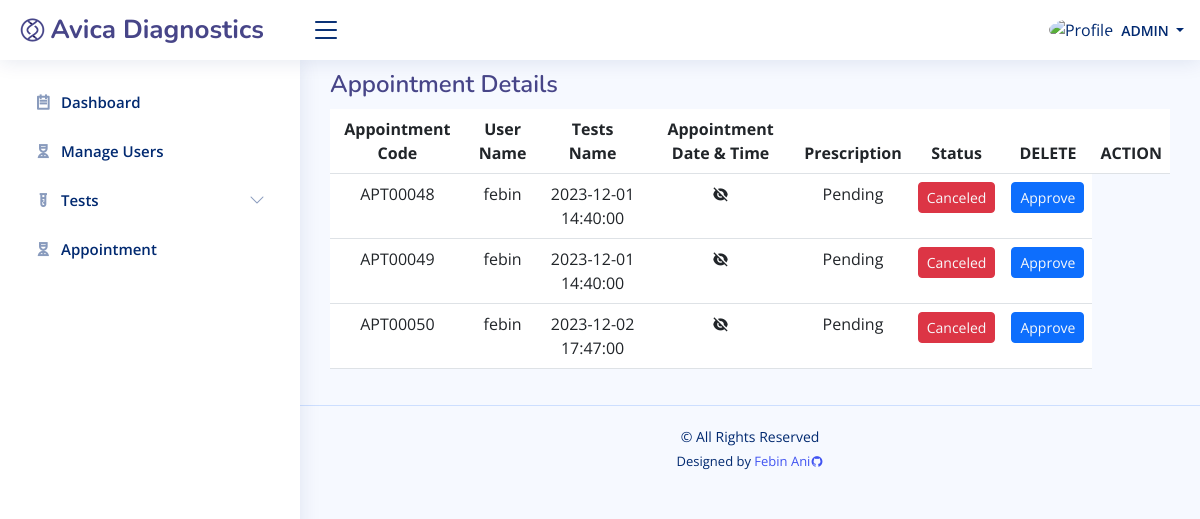
Before: /admin/appointment.php (signed in) with the older database file.
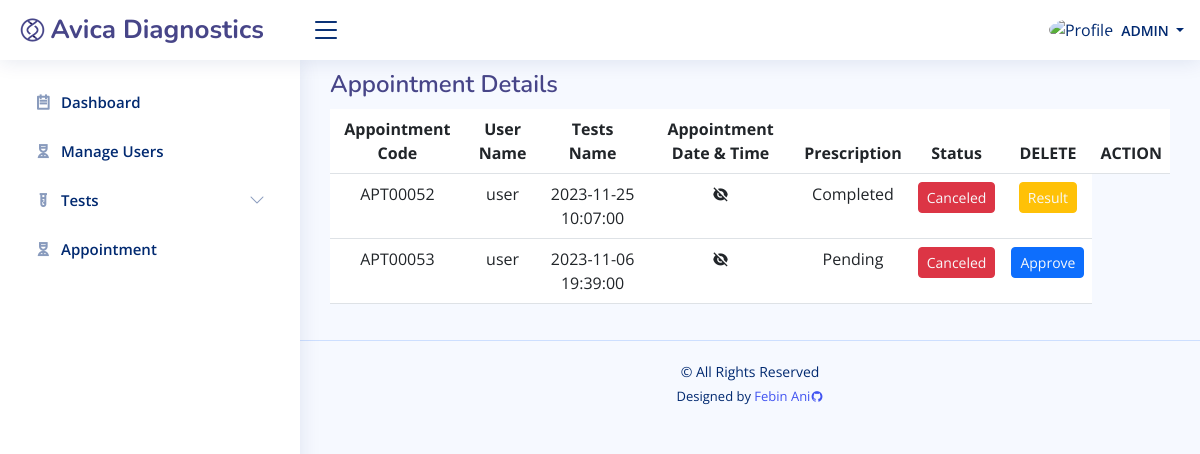
After: the same page with the newer database file.
### tables this page shows
CREATE TABLE `tb_appointment_list` (
  `apt_id` int(10) NOT NULL,
  `code` varchar(100) NOT NULL,
  `user_id` int(10) NOT NULL,
  `schedule` datetime NOT NULL,
  `pres` varchar(150) NOT NULL,
  `price` int(10) NOT NULL,
  `status` int(50) NOT NULL,
  `date_created` datetime NOT NULL,
  `date_updated` datetime DEFAULT NULL
);

CREATE TABLE `tb_user` (
  `id` int(10) NOT NULL,
  `fname` text NOT NULL,
  `lname` text NOT NULL,
  `gender` varchar(30) NOT NULL,
  `contact` varchar(100) NOT NULL,
  `username` varchar(50) NOT NULL,
  `email` text NOT NULL,
  `pass` text NOT NULL,
  `dob` date NOT NULL,
  `address` text NOT NULL,
  `usertype` text NOT NULL,
  `date_created` datetime NOT NULL,
  `date_updated` datetime DEFAULT NULL
);

### admin/appointment.php (the view, shortened to what this page needs)
<?php
	include('constant/security.php');
	include('constant/header.php');
	include('constant/sidebar.php');
?>
<main id="main" class="main">
    <div class="pagetitle">
      <h1>Appointment Details</h1>
    </div>
    <section class="section">
      <div class="row">
        <div class="col-lg-12">
          <table class="table">
            <thead>
              <tr class="text-center ">
                <th scope="col">Appointment Code</th>
                <th scope="col">User Name</th>
                <th scope="col">Tests Name</th>
                <th scope="col">Appointment Date & Time</th>
                <th scope="col">Prescription</th>
                <th scope="col">Status</th>
                <th scope="col">DELETE</th>
                <th scope="col">ACTION</th>
              </tr>
            </thead>
            <tbody>
            <?php
              $sql = "SELECT
                          al.code AS appointment_code,
                          u.username AS user_name,
                          -- t.test_name AS test_name,
                          al.schedule,
                          al.status ,
                          al.apt_id ,
                          al.pres
                      FROM
                          tb_appointment_list al
                      JOIN
                          tb_user u ON al.user_id = u.id
                      -- JOIN
                      --     tb_test t ON al.test_id = t.test_id;";
              $result = $conn->query($sql);
              if ($result->num_rows > 0) {
                while ($row = $result->fetch_assoc()) {
                  echo '<tr class="text-center ">';
                  echo '<td>' . $row["appointment_code"] . '</td>';
                  echo '<td>' . $row["user_name"] . '</td>';
                  echo '<td>' . $row["schedule"] . '</td>';
                  echo "<td>" ?>
                  <?php
                  $pres=$row["pres"];
                  if($pres!==""){
                  ?>
                    <a class="d-flex justify-content-center link-dark" href=<?php echo "../assets/upload/".$row["pres"]; ?> >  <i class="ri-eye-fill"></i></a>
                  <?php
                  } else {
                  ?>
                    <i  class="ri-eye-off-fill d-flex justify-content-center "></i>
                  <?php
                  }
                  echo "<td>" ?>
                  <?php
                  $status=$row['status'];
                  if($status==0){
                    ?>
                    Pending
                    <?php
                  } elseif($status==1) {
                    ?>
                    Approved
                    <?php
                  } else {
                    ?>
                    Completed
                    <?php
                  }
                  ?>
                  <?php "</td>";
                  echo "<td>";
                  ?>
                    <button class="btn btn-danger btn-sm">
                      <a class="link-light" href="delete.php?apt_id=<?php echo $row["apt_id"]; ?>">Canceled</a>
                    </button>
                  <?php "</td>";
                    echo "<td>";
                    $status=$row['status'];
                    if($status==0){
                  ?>
                  <button class="btn btn-primary btn-sm">
                    <a class="link-light" href="update.php?apt_id=<?php echo $row["apt_id"]; ?>">Approve</a>
                  </button>
                  <?php
                    } elseif($status==1) {
                  ?>
                  <button class="btn btn-success btn-sm">
                    <a class="link-light" href="update.php?apt_id=<?php echo $row["apt_id"]; ?>">Complete</a>
                  </button>
                  <?php
                    } else {
                  ?>
                  <button class="btn btn-warning btn-sm">
                    <a class="link-light" href="result.php?apt_id=<?php echo $row["apt_id"]; ?>">Result</a>
                  </button>
                  <?php
                    }
                  echo "</td>";
                  echo "</tr>";
                }
              }
            ?>
            </tbody>
          </table>
        </div>
      </div>
    </section>
  </main>
<?php
include('constant/footer.php');
?>

### admin/constant/header.php (shortened to what this page needs)
<!DOCTYPE html>
<html lang="en">
<head>
  <link href="assets/vendor/bootstrap/css/bootstrap.min.css" rel="stylesheet">
  <link href="assets/vendor/bootstrap-icons/bootstrap-icons.css" rel="stylesheet">
  <link href="assets/vendor/boxicons/css/boxicons.min.css" rel="stylesheet">
  <link href="assets/vendor/quill/quill.snow.css" rel="stylesheet">
  <link href="assets/vendor/quill/quill.bubble.css" rel="stylesheet">
  <link href="assets/vendor/remixicon/remixicon.css" rel="stylesheet">
  <link href="assets/vendor/simple-datatables/style.css" rel="stylesheet">
  <link href="assets/css/style.css" rel="stylesheet">
  <link rel="stylesheet" type="text/css" href="https://common.olemiss.edu/_js/sweet-alert/sweet-alert.css">
</head>
<body>
  <header id="header" class="header fixed-top d-flex align-items-center">
    <div class="d-flex align-items-center justify-content-between">
      <a href="index.php" class="logo d-flex align-items-center">
        <img src="assets/img/logo.png" alt="">
        <span class="d-none d-lg-block">Avica Diagnostics</span>
      </a>
      <i class="bi bi-list toggle-sidebar-btn"></i>
    </div>
    <nav class="header-nav ms-auto">
      <ul class="d-flex align-items-center">
        <li class="nav-item dropdown pe-3">
          <a class="nav-link nav-profile d-flex align-items-center pe-0" href="#" data-bs-toggle="dropdown">
            <img src="https://github.com/febin-ani.png" alt="Profile" class="rounded-circle">
            <span class="d-none d-md-block dropdown-toggle ps-2">
            <?php echo "<span class='text-uppercase'>" .$_SESSION['usertype']. "</span>"; ?>
            </span>
          </a>
        </li>
      </ul>
    </nav>
  </header>

### admin/constant/sidebar.php (shortened to what this page needs)
 <aside id="sidebar" class="sidebar">
<ul class="sidebar-nav" id="sidebar-nav">
  <li class="nav-item">
    <a class="nav-link collapsed" href="index.php">
      <i class="ri-todo-line"></i>
      <span>Dashboard</span>
    </a>
  </li>
  <li class="nav-item">
    <a class="nav-link collapsed" href="register.php">
      <i class="ri-nurse-line"></i>
      <span>Manage Users</span>
    </a>
  </li>
  <li class="nav-item">
    <a class="nav-link collapsed" data-bs-target="#test-nav" data-bs-toggle="collapse" href="#">
      <i class="ri-test-tube-line"></i><span>Tests</span><i class="bi bi-chevron-down ms-auto"></i>
    </a>
  </li>
  <li class="nav-item">
    <a class="nav-link collapsed" href="appointment.php">
      <i class="ri-nurse-line"></i>
      <span>Appointment</span>
    </a>
  </li>
</ul>
</aside>

### constant/footer.php (shortened to what this page needs)
 <footer id="footer" class="footer">
    <div class="copyright">
      &copy;  All Rights Reserved
    </div>
    <div class="credits">
      Designed by <a href="https://github.com/febin-ani">Febin Ani<i class="ri-github-fill"></i></a>
    </div>
  </footer>
</body>
</html>

### admin/assets/css/style.css (style rules this page uses)
:root { scroll-behavior: smooth; }
body { font-family: "Open Sans", sans-serif; background: #f6f9ff; color: #444444; }
a { color: #4154f1; text-decoration: none; }
h1, h2, h3, h4, h5, h6 { font-family: "Nunito", sans-serif; }
#main { margin-top: 50px; padding: 20px 30px; transition: all 0.3s; }
.pagetitle { margin-bottom: 10px; }
.pagetitle h1 { font-size: 24px; margin-bottom: 0; font-weight: 600; color: rgb(71, 69, 136); }
.logo { line-height: 1; }
@media (min-width: 1200px) { .logo { width: 280px; } }
.logo img { max-height: 26px; margin-right: 6px; }
.logo span { font-size: 26px; font-weight: 700; color: rgb(71, 69, 136); font-family: "Nunito", sans-serif; }
.header { transition: all 0.5s; z-index: 997; height: 60px; box-shadow: 0px 2px 20px rgba(1, 41, 112, 0.1); background-color: #fff; padding-left: 20px; }
.header .toggle-sidebar-btn { font-size: 32px; padding-left: 10px; cursor: pointer; color: #012970; }
.header-nav ul { list-style: none; }
.header-nav>ul { margin: 0; padding: 0; }
.header-nav .nav-profile { color: #012970; }
.header-nav .nav-profile img { max-height: 36px; }
.header-nav .nav-profile span { font-size: 14px; font-weight: 600; }
.sidebar { position: fixed; top: 60px; left: 0; bottom: 0; width: 300px; z-index: 996; transition: all 0.3s; padding: 20px; overflow-y: auto; scrollbar-width: thin; scrollbar-color: #aab7cf transparent; box-shadow: 0px 0px 20px rgba(1, 41, 112, 0.1); background-color: #fff; }
@media (min-width: 1200px) { #main, #footer { margin-left: 300px; } }
.sidebar-nav { padding: 0; margin: 0; list-style: none; }
.sidebar-nav li { padding: 0; margin: 0; list-style: none; }
.sidebar-nav .nav-item { margin-bottom: 5px; }
.sidebar-nav .nav-link { display: flex; align-items: center; font-size: 15px; font-weight: 600; color: #4154f1; transition: 0.3; background: #f6f9ff; padding: 10px 15px; border-radius: 4px; }
.sidebar-nav .nav-link i { font-size: 16px; margin-right: 10px; color: #4154f1; }
.sidebar-nav .nav-link.collapsed { color: #012970; background: #fff; }
.sidebar-nav .nav-link.collapsed i { color: #899bbd; }
.sidebar-nav .nav-link .bi-chevron-down { margin-right: 0; transition: transform 0.2s ease-in-out; }
.footer { padding: 20px 0; font-size: 14px; transition: all 0.3s; border-top: 1px solid #cddfff; }
.footer .copyright { text-align: center; color: #012970; }
.footer .credits { padding-top: 5px; text-align: center; font-size: 13px; color: #012970; }

Changed rows visible on the page:
removed tb_appointment_list: code "APT00048", user.username "febin", schedule "2023-12-01 14:40:00", status "Pending"
removed tb_appointment_list: code "APT00049", user.username "febin", schedule "2023-12-01 14:40:00", status "Pending"
removed tb_appointment_list: code "APT00050", user.username "febin", schedule "2023-12-02 17:47:00", status "Pending"
added tb_appointment_list: code "APT00052", user.username "user", schedule "2023-11-25 10:07:00", status "Completed"
added tb_appointment_list: code "APT00053", user.username "user", schedule "2023-11-06 19:39:00", status "Pending"
